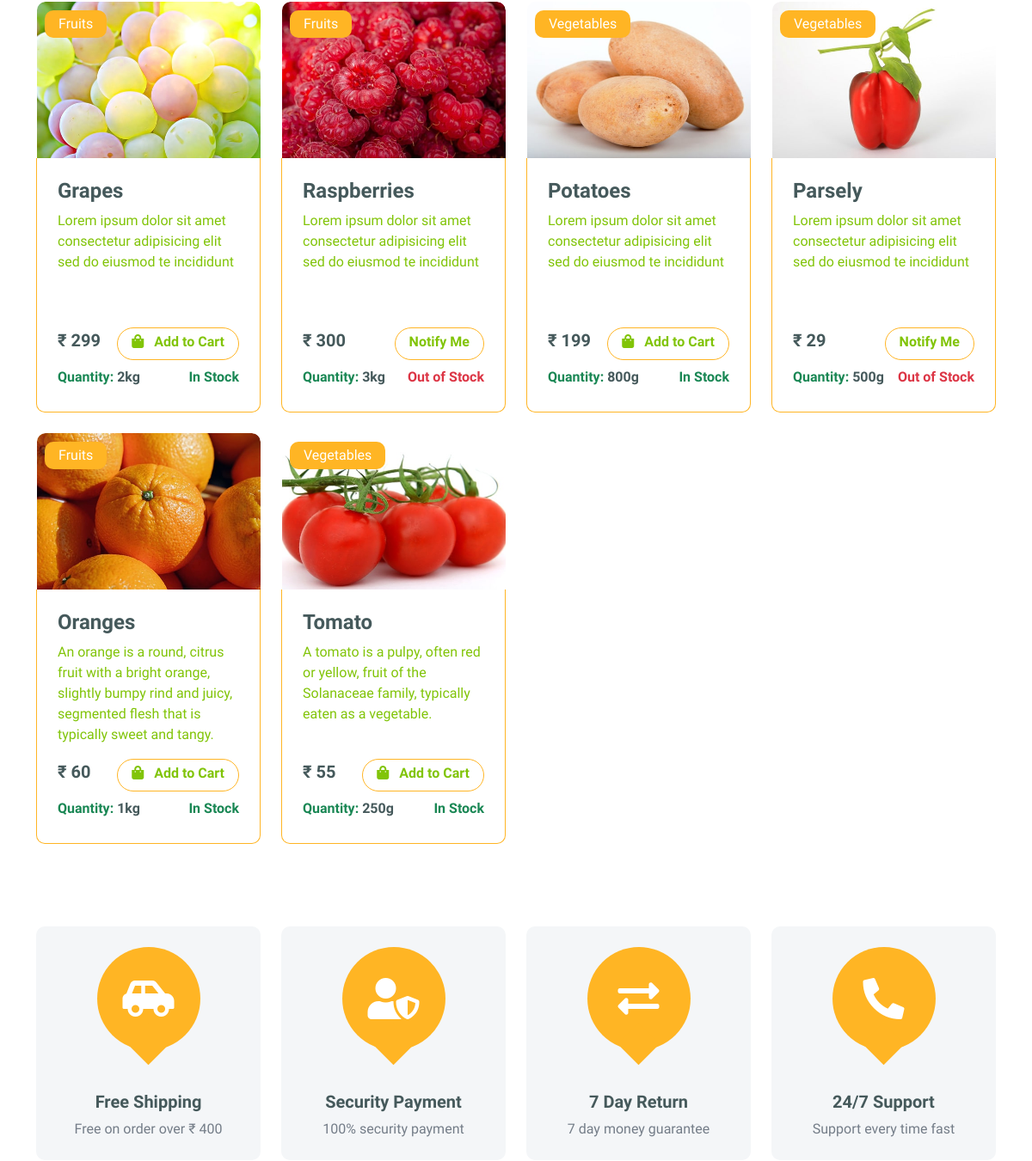
Before: / (middle part) with the older database file.
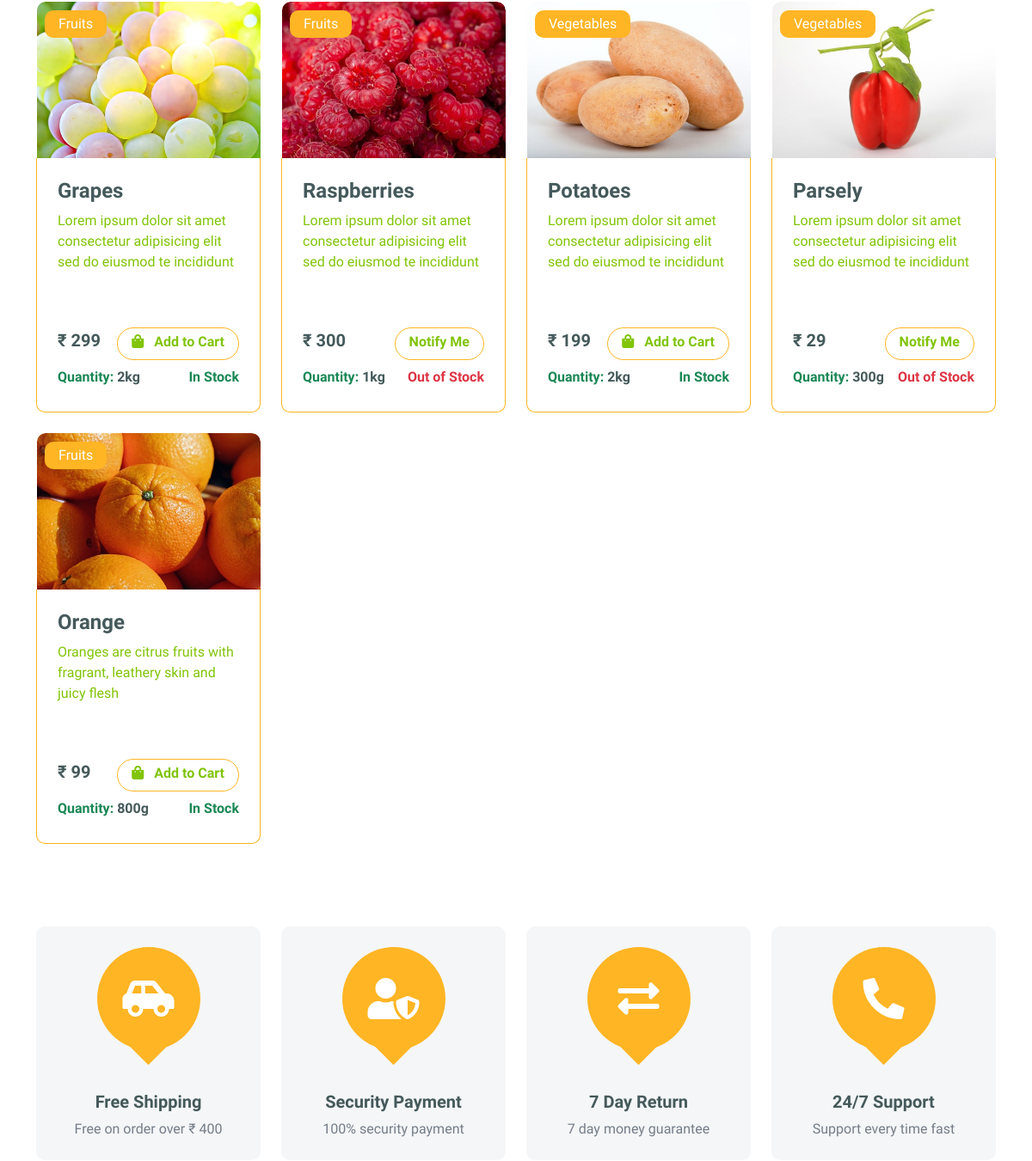
After: the same page with the newer database file.
### mymart/models.py (models this page shows, shortened)
class Product(models.Model):
    product_name = models.CharField(max_length=100)
    short_discriptions = models.TextField()
    discriptions = models.TextField()
    prd_category = models.ForeignKey(Category, on_delete=models.CASCADE, null=True)
    price = models.DecimalField(max_digits=10, decimal_places=0)
    stock_quantity = models.IntegerField(default=0, blank=False, null=True)
    prd_weight = models.CharField(max_length=50, blank=False, null=True)
    product_slug = AutoSlugField(populate_from='product_name',unique=True,null=True,default=None)
    image_name = models.CharField(max_length=100, blank=True)
    created_at = models.DateField(auto_now_add=True)
    @property
    def is_in_stock(self):
        return int(self.stock_quantity) > 0

class Category(models.Model):
    name = models.CharField(max_length=100)
    def __str__(self):
        return self.name

### mymart/views.py (the view)
# urls.py: 2. Add a URL to urlpatterns:  path('', views.home, name='home')
def home(request):
    category_id = request.GET.get('category')
    myproduct = Product.objects.all()
    categories = Category.objects.all()
    if category_id:
        myproduct = Product.objects.filter(prd_category=category_id)
    if request.user.is_authenticated: #use for count to cart item
        cart_items = Add_To_Cart.objects.filter(user=request.user)
    else:
        cart_items = []
    data = {
        'products':cart_items,
        'categories':categories,
        'myproduct':myproduct,
        'selected_category': int(category_id) if category_id else None
    }
    return render(request, 'home.html', data)

### mymart/templates/home.html (shortened to what this page needs)
{% load static %}
<!DOCTYPE html>
<html lang="en">
    <head>
        {% include 'head.html' %}
    </head>
    <body>
        <div class="container-fluid fruite py-5">
            <div class="container">
                <div class="tab-class text-center">
                    <div class="tab-content">
                        <div class="tab-pane fade show p-0 active">
                            <div class="row g-4">
                                <div class="col-lg-12">
                                    <div class="row g-4">
                                        {% for allproduct in myproduct %}
                                        <div class="col-md-6 col-lg-4 col-xl-3 h-100">
                                            <a href="product-details/{{allproduct.product_slug}}">
                                                <div class="rounded position-relative fruite-item">
                                                    <div class="fruite-img">
                                                        <img src="{%static 'img/'%}{{allproduct.image_name}}.jpg" class="rounded-top" width="260px" height="182px" alt="{{allproduct.image_name}}">
                                                    </div>
                                                    <div class="text-white bg-secondary px-3 py-1 rounded position-absolute" style="top: 10px; left: 10px;">{{allproduct.prd_category}}</div>
                                                    <div class="p-4 border border-secondary border-top-0 rounded-bottom">
                                                        <h4 class="text-start">{{allproduct.product_name}}</h4>
                                                        <p class="text-start" style="height: 120px;">{{allproduct.short_discriptions}}</p>
                                                        <div class="d-flex justify-content-between flex-lg-wrap">
                                                            <p class="text-dark fs-5 fw-bold">₹ {{allproduct.price}}</p>
                                                            {% if allproduct.is_in_stock %}
                                                                {% if user.is_authenticated %}
                                                                    <a href="{% url 'cart' allproduct.id %}" class="btn border border-secondary rounded-pill px-3 py-1 mb-2 text-primary"><i class="fa fa-shopping-bag me-2 text-primary"></i> Add to Cart</a>
                                                                {% else %}
                                                                    <a href="{% url 'view_cart' %}" class="btn border border-secondary rounded-pill px-3 py-1 mb-2 text-primary"><i class="fa fa-shopping-bag me-2 text-primary"></i> Add to Cart</a>
                                                                {% endif %}
                                                            {% else %}
                                                                <a href="javascript:void(0);" class="btn border border-secondary rounded-pill px-3 py-1 mb-2 text-primary"></i> Notify Me</a>
                                                            {% endif %}
                                                        </div>
                                                        <div class="d-flex justify-content-between flex-lg-wrap">
                                                            <p class="fw-bold text-success text-start mb-1">
                                                                Quantity: <span class="text-dark">{{allproduct.prd_weight}}</span>
                                                            </p>
                                                            <p class="mb-0 {% if allproduct.is_in_stock %} text-success {% else %} text-danger {% endif %} fw-bold">
                                                                {% if allproduct.is_in_stock %}
                                                                 In Stock
                                                                {% else %}
                                                                 Out of Stock
                                                                {% endif %}
                                                            </p>
                                                        </div>
                                                    </div>
                                                </div>
                                            </a>
                                        </div>
                                        {% endfor %}
                                    </div>
                                </div>
                            </div>
                        </div>
                    </div>
                </div>
            </div>
        </div>
        <div class="container-fluid featurs py-5">
            <div class="container">
                <div class="row g-4">
                    <div class="col-md-6 col-lg-3">
                        <div class="featurs-item text-center rounded bg-light p-4">
                            <div class="featurs-icon btn-square rounded-circle bg-secondary mb-5 mx-auto">
                                <i class="fas fa-car-side fa-3x text-white"></i>
                            </div>
                            <div class="featurs-content text-center">
                                <h5>Free Shipping</h5>
                                <p class="mb-0">Free on order over ₹ 400</p>
                            </div>
                        </div>
                    </div>
                    <div class="col-md-6 col-lg-3">
                        <div class="featurs-item text-center rounded bg-light p-4">
                            <div class="featurs-icon btn-square rounded-circle bg-secondary mb-5 mx-auto">
                                <i class="fas fa-user-shield fa-3x text-white"></i>
                            </div>
                            <div class="featurs-content text-center">
                                <h5>Security Payment</h5>
                                <p class="mb-0">100% security payment</p>
                            </div>
                        </div>
                    </div>
                    <div class="col-md-6 col-lg-3">
                        <div class="featurs-item text-center rounded bg-light p-4">
                            <div class="featurs-icon btn-square rounded-circle bg-secondary mb-5 mx-auto">
                                <i class="fas fa-exchange-alt fa-3x text-white"></i>
                            </div>
                            <div class="featurs-content text-center">
                                <h5>7 Day Return</h5>
                                <p class="mb-0">7 day money guarantee</p>
                            </div>
                        </div>
                    </div>
                    <div class="col-md-6 col-lg-3">
                        <div class="featurs-item text-center rounded bg-light p-4">
                            <div class="featurs-icon btn-square rounded-circle bg-secondary mb-5 mx-auto">
                                <i class="fa fa-phone-alt fa-3x text-white"></i>
                            </div>
                            <div class="featurs-content text-center">
                                <h5>24/7 Support</h5>
                                <p class="mb-0">Support every time fast</p>
                            </div>
                        </div>
                    </div>
                </div>
            </div>
        </div>
    </body>
</html>

### mymart/templates/head.html (shortened to what this page needs)
{% load static %}
<link rel="stylesheet" href="https://use.fontawesome.com/releases/v5.15.4/css/all.css"/>
<link href="https://cdn.jsdelivr.net/npm/bootstrap-icons@1.4.1/font/bootstrap-icons.css" rel="stylesheet">
<link href="{% static 'lib/lightbox/css/lightbox.min.css' %}" rel="stylesheet">
<link href="{% static 'lib/owlcarousel/assets/owl.carousel.min.css' %}" rel="stylesheet">
<link rel="stylesheet" href="{% static 'css/bootstrap.min.css' %}">
<link href="{% static 'css/style.css' %}" rel="stylesheet">

### mymart/templates/footer.html (shortened to what this page needs)
{% load static %}

### mymart/static/css/style.css (style rules this page uses)
.btn { font-weight: 600; transition: .5s; }
.btn-square { width: 32px; height: 32px; }
.btn-square, .btn-sm-square, .btn-md-square, .btn-lg-square { padding: 0; display: flex; align-items: center; justify-content: center; font-weight: normal; }
.btn.border-secondary { transition: 0.5s; }
.featurs .featurs-item .featurs-icon { position: relative; width: 120px; height: 120px; }
.featurs .featurs-item .featurs-icon::after { content: ""; width: 35px; height: 35px; background: var(--bs-secondary); position: absolute; bottom: -10px; transform: translate(-50%); transform: rotate(45deg); background: var(--bs-secondary); }
.fruite .fruite-item { height: 100%; transition: 0.5s; }
.fruite .fruite-item .fruite-img { overflow: hidden; transition: 0.5s; border-radius: 10px 10px 0 0; }
.fruite .fruite-item .fruite-img img { transition: 0.5s; }

Changed rows visible on the page:
removed Product: image_name (picture), prd_category "Fruits", product_name "Oranges", short_discriptions "An orange is a round, citrus fruit with a bright orange, slightly bumpy rind and juicy, segmented flesh that is typically sweet and tangy.", price "60", stock_quantity 3 (drawn), prd_weight "1kg"
removed Product: image_name (picture), prd_category "Vegetables", product_name "Tomato", short_discriptions "A tomato is a pulpy, often red or yellow, fruit of the Solanaceae family, typically eaten as a vegetable.", price "55", stock_quantity 3 (drawn), prd_weight "250g"
changed Product "Raspberries": prd_weight "3kg" → "1kg"
changed Product "Potatoes": prd_weight "800g" → "2kg"
changed Product "Parsely": prd_weight "500g" → "300g"
added Product: image_name (picture), prd_category "Fruits", product_name "Orange", short_discriptions "Oranges are citrus fruits with fragrant, leathery skin and juicy flesh", price "99", stock_quantity 4 (drawn), prd_weight "800g"
